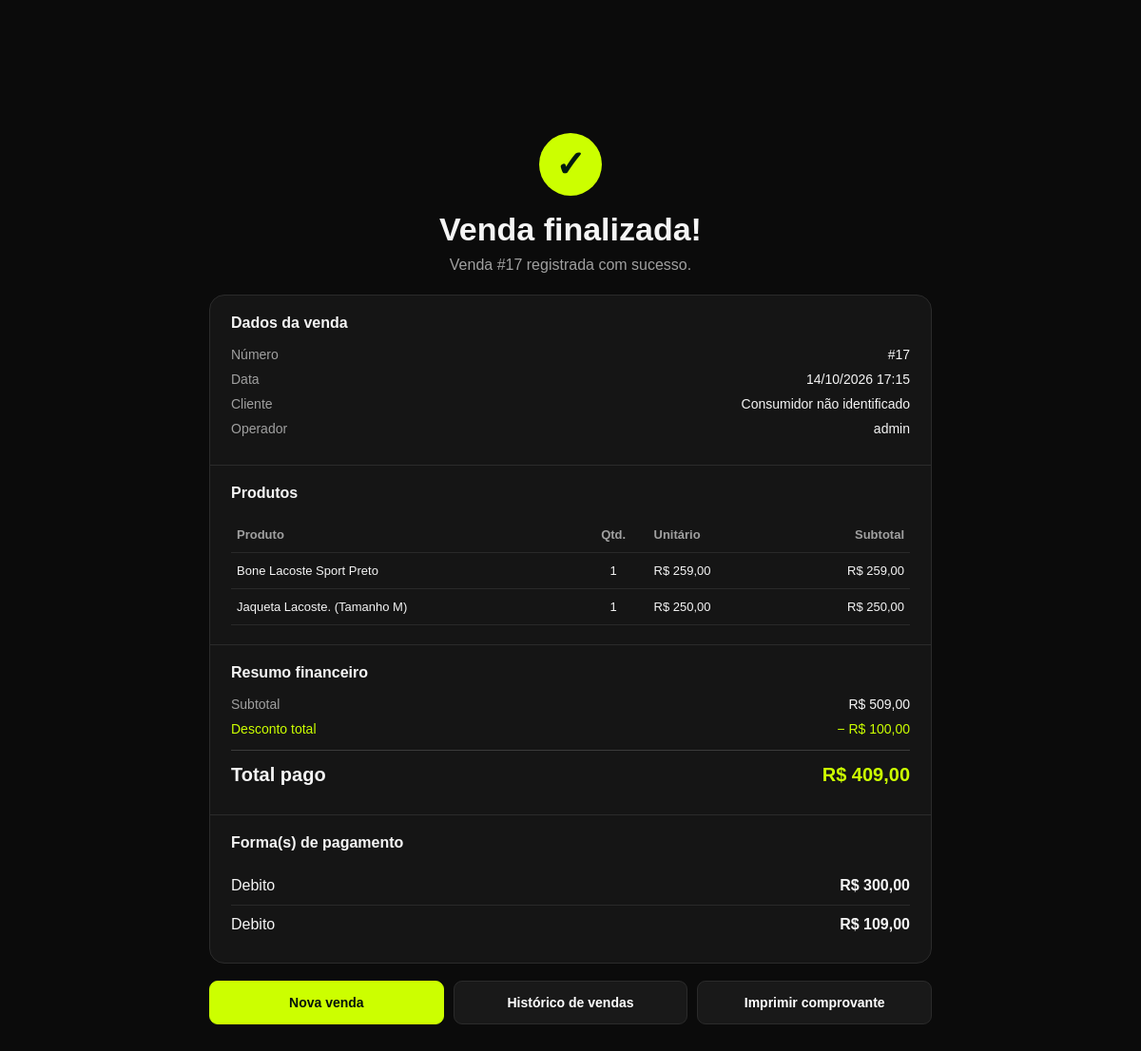
The app's page /pdv/venda/17 (signed in) with its own data.
### app/models/venda.py (models this page shows, shortened)
class Venda(Base):
    __tablename__ = "vendas"
    id = Column(
        Integer,
        primary_key=True,
        index=True
    )
    cliente_id = Column(
        Integer,
        ForeignKey(
            "clientes.id",
            ondelete="SET NULL"
        ),
        nullable=True
    )
    usuario_id = Column(
        Integer,
        ForeignKey(
            "usuarios.id",
            ondelete="SET NULL"
        ),
        nullable=True
    )
    desconto_percentual = Column(
        Float,
        nullable=False,
        default=0.0
    )
    total_bruto = Column(
        Float,
        nullable=False,
        default=0.0
    )
    total_liquido = Column(
        Float,
        nullable=False,
        default=0.0
    )
    observacao = Column(
        String(255),
        nullable=True
    )
    criado_em = Column(
        DateTime,
        server_default=func.now()
    )
    cliente = relationship(
        "Cliente",
        back_populates="vendas"
    )
    usuario = relationship(
        "Usuario",
        backref="vendas"
    )
    itens = relationship(
        "ItemVenda",
        back_populates="venda",
        cascade="all, delete-orphan"
    )
    pagamentos = relationship(
        "Pagamento",
        back_populates="venda",
        cascade="all, delete-orphan"
    )

class ItemVenda(Base):
    __tablename__ = "itens_venda"
    id = Column(
        Integer,
        primary_key=True,
        index=True
    )
    venda_id = Column(
        Integer,
        ForeignKey(
            "vendas.id",
            ondelete="CASCADE"
        ),
        nullable=False
    )
    produto_id = Column(
        Integer,
        ForeignKey(
            "produtos.id",
            ondelete="SET NULL"
        ),
        nullable=True
    )
    produto_nome = Column(
        String(150),
        nullable=False
    )
    quantidade = Column(
        Integer,
        nullable=False
    )
    preco_unitario = Column(
        Float,
        nullable=False
    )
    venda = relationship(
        "Venda",
        back_populates="itens"
    )
    produto = relationship(
        "Produto",
        backref="itens_venda"
    )

### app/models/usuarios.py (models this page shows)
class Usuario(Base):
    __tablename__ = "usuarios"
    id = Column(Integer, primary_key=True, autoincrement=True)
    nome = Column(String(100), nullable=False)
    email = Column(String(150), unique=True, nullable=False)
    senha_hash = Column(String(255), nullable=False)
    role = Column(String(20), nullable=False, default="operador")
    ativo = Column(Boolean, default=True)
    criando_em = Column(DateTime, server_default=func.now())

### app/models/pagamento.py (models this page shows, shortened)
class Pagamento(Base):
    __tablename__ = "pagamentos"
    id = Column(
        Integer,
        primary_key=True,
        autoincrement=True,
        index=True
    )
    venda_id = Column(
        Integer,
        ForeignKey(
            "vendas.id",
            ondelete="CASCADE"
        ),
        nullable=False
    )
    forma_pagamento = Column(
        String(30),
        nullable=False
    )
    valor = Column(
        Float,
        nullable=False,
        default=0.0
    )
    venda = relationship(
        "Venda",
        back_populates="pagamentos"
    )

### app/controllers/pdv_controller.py (the view)
@router.get("/venda/{venda_id}")
def comprovante(
    venda_id: int,
    request: Request,
    db: Session = Depends(get_db),
    usuario=Depends(get_usuario_logado),
):
    venda = db.query(Venda).filter(Venda.id == venda_id).first()
    if not venda:
        return redirecionar_erro("venda_inexistente")
    return templates.TemplateResponse(
        request=request,
        name="pdv/comprovante.html",
        context={"request": request, "venda": venda, "usuario": usuario},
    )

### app/templates/pdv/comprovante.html (shortened to what this page needs)
<!DOCTYPE html>
<html lang="pt-BR">
<head>
    <link rel="stylesheet" href="/static/css/navbar.css">
</head>
<body>
<main class="page">
    <header class="success">
        <div class="check" aria-hidden="true">✓</div>
        <h1>Venda finalizada!</h1>
        <p class="sub">Venda #{{ venda.id }} registrada com sucesso.</p>
    </header>
    <div class="card">
        <section class="section">
            <h2>Dados da venda</h2>
            <div class="row"><span class="label">Número</span><span class="value">#{{ venda.id }}</span></div>
            <div class="row"><span class="label">Data</span><span class="value">{{ venda.criado_em.strftime('%d/%m/%Y %H:%M') if venda.criado_em else '—' }}</span></div>
            <div class="row"><span class="label">Cliente</span><span class="value">{{ venda.cliente.nome if venda.cliente else 'Consumidor não identificado' }}</span></div>
            <div class="row"><span class="label">Operador</span><span class="value">{{ venda.usuario.nome if venda.usuario else '—' }}</span></div>
        </section>
        <section class="section">
            <h2>Produtos</h2>
            {% if venda.itens %}
            <table class="items"><thead><tr><th>Produto</th><th>Qtd.</th><th>Unitário</th><th>Subtotal</th></tr></thead><tbody>
                {% for item in venda.itens %}
                <tr><td>{{ item.produto_nome }}</td><td>{{ item.quantidade }}</td><td>R$ {{ '%.2f'|format(item.preco_unitario)|replace('.', ',') }}</td><td>R$ {{ '%.2f'|format(item.subtotal)|replace('.', ',') }}</td></tr>
                {% endfor %}
            </tbody></table>
            {% else %}<p class="note">Nenhum item foi encontrado para esta venda.</p>{% endif %}
        </section>
        <section class="section">
            <h2>Resumo financeiro</h2>
            <div class="row"><span class="label">Subtotal</span><span class="value">R$ {{ '%.2f'|format(venda.total_bruto or 0)|replace('.', ',') }}</span></div>
            <div class="row discount"><span>Desconto total</span><span class="value">− R$ {{ '%.2f'|format((venda.total_bruto or 0) - (venda.total_liquido or 0))|replace('.', ',') }}</span></div>
            <div class="row total"><span>Total pago</span><span class="value">R$ {{ '%.2f'|format(venda.total_liquido or 0)|replace('.', ',') }}</span></div>
        </section>
        <section class="section">
            <h2>Forma(s) de pagamento</h2>
            {% if venda.pagamentos %}
                {% for pagamento in venda.pagamentos %}
                <div class="payment"><span class="method">{{ pagamento.forma_pagamento|replace('_', ' ') }}</span><span class="payment-value">R$ {{ '%.2f'|format(pagamento.valor)|replace('.', ',') }}</span></div>
                {% endfor %}
            {% else %}<p class="note">Nenhum pagamento registrado (venda com desconto integral).</p>{% endif %}
        </section>
    </div>
    <div class="actions">
        <a class="btn btn-primary" href="/pdv/">Nova venda</a>
        <a class="btn btn-secondary" href="/pdv/historico">Histórico de vendas</a>
        <button class="btn btn-secondary" type="button" onclick="window.print()">Imprimir comprovante</button>
    </div>
</main>
</body>
</html>

### app/static/css/navbar.css (style rules this page uses)
:root { --navbar-bg: #080808; --navbar-border: #202020; --navbar-text: #a5a5a5; --navbar-hover: #ffffff; --navbar-neon: #c8ff1a; }
body { padding-top: 78px !important; }

### app/templates/pdv/comprovante.html (style rules this page uses)
:root { color-scheme:dark;--green:#ccff00;--bg:#0b0b0b;--panel:#151515;--line:#2b2b2b;--muted:#a0a0a0 }
* { box-sizing:border-box }
body { margin:0;min-height:100vh;background:var(--bg);color:#f5f5f5;font-family:Arial,Helvetica,sans-serif }
.page { width:min(760px,calc(100% - 28px));margin:34px auto }
.success { text-align:center;padding:28px 18px 22px }
.check { width:66px;height:66px;display:grid;place-items:center;margin:0 auto 16px;border-radius:50%;color:#001b0e;background:var(--green);font-size:38px;font-weight:900 }
h1 { margin:0;font-size:clamp(25px,4vw,34px) }
.sub { color:var(--muted);margin:9px 0 0 }
.card { background:var(--panel);border:1px solid var(--line);border-radius:16px;overflow:hidden }
.section { padding:20px 22px;border-top:1px solid var(--line) }
.section:first-child { border-top:0 }
h2 { margin:0 0 16px;font-size:16px }
.row { display:flex;justify-content:space-between;gap:18px;margin:10px 0;font-size:14px }
.label { color:var(--muted) }
.value { text-align:right;overflow-wrap:anywhere }
.items { width:100%;border-collapse:collapse;font-size:13px }
.items th,.items td { padding:11px 6px;text-align:left;border-bottom:1px solid #292929 }
.items th { color:var(--muted);font-weight:600 }
.items td:last-child,.items th:last-child { text-align:right;white-space:nowrap }
.items td:nth-child(2),.items th:nth-child(2) { text-align:center }
.discount { color:var(--green) }
.total { padding-top:14px;margin-top:14px;border-top:1px solid #3b3b3b;font-size:20px;font-weight:800 }
.total .value { color:var(--green) }
.payment { display:flex;align-items:center;justify-content:space-between;gap:12px;padding:11px 0;border-bottom:1px solid #292929 }
.payment:last-child { border-bottom:0 }
.method { text-transform:capitalize }
.payment-value { font-weight:700 }
.actions { display:flex;gap:10px;margin-top:18px }
.btn { flex:1;display:inline-flex;justify-content:center;align-items:center;min-height:46px;padding:12px 16px;border:1px solid var(--line);border-radius:9px;text-decoration:none;font-size:14px;font-weight:700;cursor:pointer }
.btn-primary { background:var(--green);color:#04130b;border-color:var(--green) }
.btn-secondary { color:#fff;background:#191919 }

### records on screen
Venda: id "17", criado_em "14/10/2026 17:15", total_bruto "509,00", total_bruto+total_liquido "100,00", total_liquido "409,00"
Usuario: usuario "admin"
ItemVenda: produto_nome "Bone Lacoste Sport Preto", quantidade "1", preco_unitario "259,00", quantidade+preco_unitario "259,00"
ItemVenda: produto_nome "Jaqueta Lacoste. (Tamanho M)", quantidade "1", preco_unitario "250,00", quantidade+preco_unitario "250,00"
Pagamento: forma_pagamento "Debito", valor "300,00"
Pagamento: forma_pagamento "Debito", valor "109,00"

### other values on screen
{{ venda.cliente.nome if venda.cliente else 'Consumidor não identificado' }} "Consumidor não identificado"
